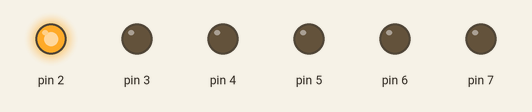
The sketch below on a simulated Arduino Uno, built with avr-gcc and run on an emulated ATmega328P. Parts: output pins drawn as LEDs (lit = HIGH).

Above: at 0.05 s.
At 0.35 s:
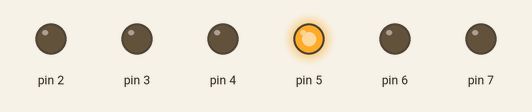
At 0.95 s:
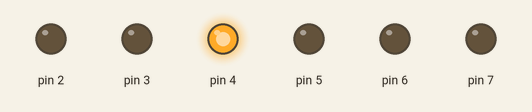
At 1.35 s:
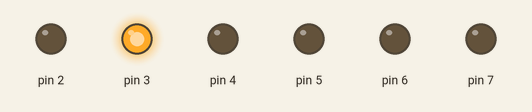
At 1.8 s:
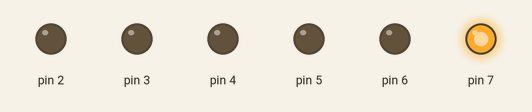
At 2.85 s:
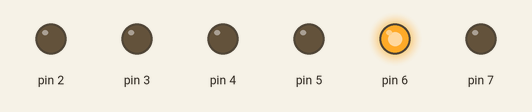
Timing chart, 0 to 3.1 s (numbered marks = the images above):
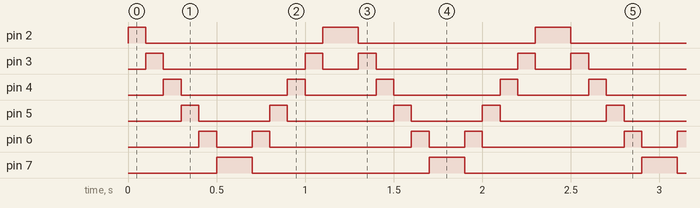

The sketch:

6_Miscarea_LEDurilor.ino
```cpp
/*
Download from http://robotica.md/

*/
int timer = 100;           // Timpul de pauza

void setup() {
  // bucla pentru a initializarea iesirilor
  for (int thisPin = 2; thisPin < 8; thisPin++) {
    pinMode(thisPin, OUTPUT);
  }
}

void loop() {
  // bucla de la cel mai mic pana la cel mai mare
  for (int thisPin = 2; thisPin < 8; thisPin++) {
    digitalWrite(thisPin, HIGH);
    delay(timer);
digitalWrite(thisPin, LOW);
  }

  // bucla de la cel mai mare pana la cel mai mic
  for (int thisPin = 7; thisPin >= 2; thisPin--) {
    digitalWrite(thisPin, HIGH);
    delay(timer);
digitalWrite(thisPin, LOW);
  }
}
```

Measured:
- by itself, pin 2: repeats every 1.2 s: LOW 1.0 s, HIGH 0.20 s
- by itself, pin 3: repeats every 1.2 s: LOW 0.80 s, HIGH 0.10 s, LOW 0.20 s, HIGH 0.10 s
- by itself, pin 4: repeats every 1.2 s: LOW 0.60 s, HIGH 0.10 s, LOW 0.40 s, HIGH 0.10 s
- by itself, pin 5: repeats every 1.2 s: LOW 0.40 s, HIGH 0.10 s, LOW 0.60 s, HIGH 0.10 s
- by itself, pin 6: repeats every 1.2 s: LOW 0.20 s, HIGH 0.10 s, LOW 0.80 s, HIGH 0.10 s
- by itself, pin 7: alternates HIGH for 0.20 s and LOW for 1.0 s
